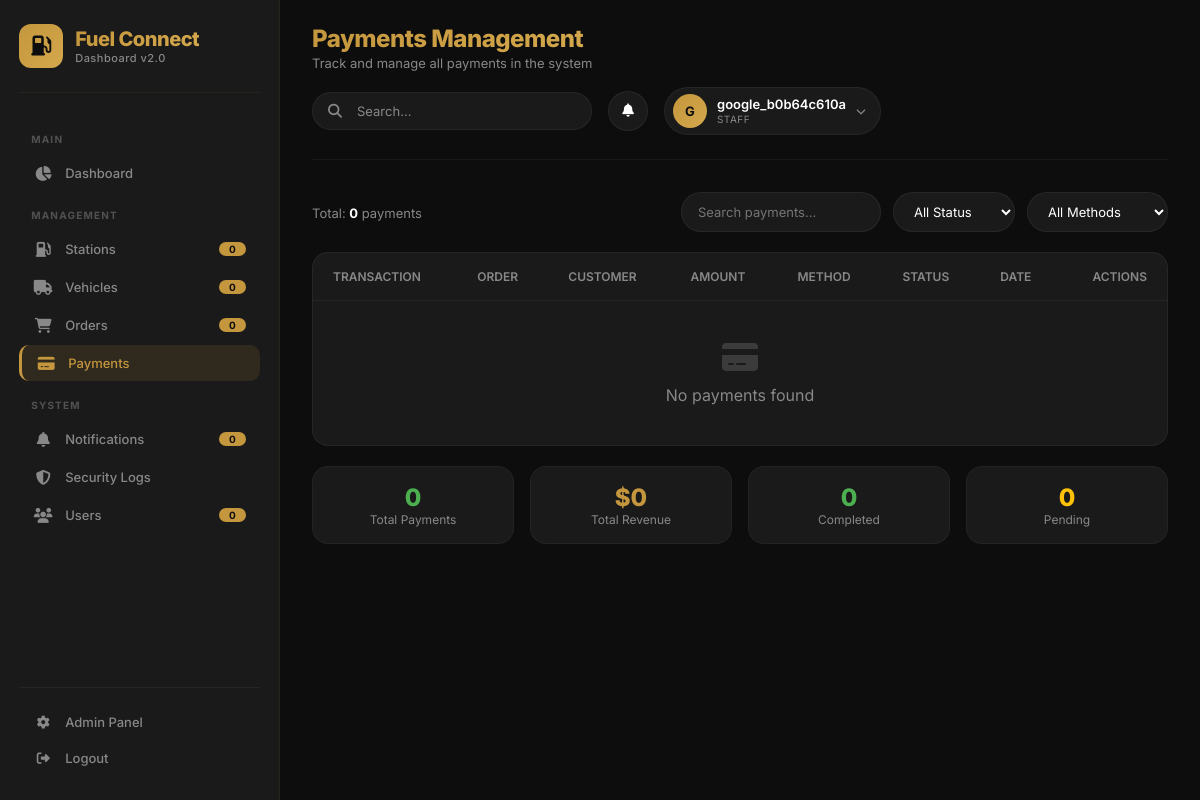
Screenshot of /dashboard/payments/ (signed in) with the database file from the repository.
### api/models.py (models this page shows, shortened)
class User(AbstractUser):
    username = None
    phone_number = models.CharField(max_length=20, unique=True)
    email = models.EmailField(unique=True)
    full_name = models.CharField(max_length=255)
    user_type = models.CharField(max_length=20, choices=[
        ('customer', 'Customer'),
        ('driver', 'Driver'),
        ('station_owner', 'Station Owner'),
        ('admin', 'Admin')
    ], default='customer')
    location = models.CharField(max_length=255, blank=True, null=True)
    referral_code = models.CharField(max_length=50, blank=True, null=True)
    is_verified = models.BooleanField(default=False)
    is_active = models.BooleanField(default=True)
    created_at = models.DateTimeField(auto_now_add=True)
    updated_at = models.DateTimeField(auto_now=True)
    last_activity = models.DateTimeField(default=timezone.now)
    vehicle_type = models.CharField(max_length=100, blank=True, null=True)
    vehicle_number = models.CharField(max_length=50, blank=True, null=True)
    license_number = models.CharField(max_length=100, blank=True, null=True)
    failed_login_attempts = models.IntegerField(default=0)
    locked_until = models.DateTimeField(null=True, blank=True)
    USERNAME_FIELD = 'phone_number'
    REQUIRED_FIELDS = ['email', 'full_name']
    objects = CustomUserManager()

### api/dashboard_views.py (the view)
# urls.py: path('payments/', dashboard_views.payment_list, name='payment_list'),
@login_required(login_url='dashboard_login')
def payment_list(request):
    payments = Payment.objects.all().order_by('-created_at')
    context = {'payments': payments, 'user': request.user}
    return render(request, 'dashboard/payments/list.html', context)

### templates/dashboard/payments/list.html (shortened to what this page needs)
{% extends 'dashboard/base.html' %}
{% load static %}
{% block page_title %}Payments Management{% endblock %}
{% block page_subtitle %}Track and manage all payments in the system{% endblock %}
{% block content %}
<div style="display: flex; justify-content: space-between; align-items: center; margin-bottom: 20px; flex-wrap: wrap; gap: 12px;">
    <div>
        <span style="color: var(--gray); font-size: 13px;">Total: <strong style="color: var(--white);">{{ payments|length }}</strong> payments</span>
    </div>
    <div style="display: flex; gap: 12px; flex-wrap: wrap;">
        <input type="text" id="searchPayments" placeholder="Search payments..." style="padding: 10px 16px; border-radius: 30px; border: 1px solid rgba(255,255,255,0.06); background: var(--dark); color: var(--white); font-family: 'Inter', sans-serif; font-size: 13px; width: 200px;">
        <select id="statusFilter" style="padding: 10px 16px; border-radius: 30px; border: 1px solid rgba(255,255,255,0.06); background: var(--dark); color: var(--white); font-family: 'Inter', sans-serif; font-size: 13px;">
            <option value="">All Status</option>
        </select>
        <select id="methodFilter" style="padding: 10px 16px; border-radius: 30px; border: 1px solid rgba(255,255,255,0.06); background: var(--dark); color: var(--white); font-family: 'Inter', sans-serif; font-size: 13px;">
            <option value="">All Methods</option>
        </select>
    </div>
</div>
<div style="background: var(--dark); border-radius: var(--radius); overflow: hidden; border: 1px solid rgba(255,255,255,0.05);">
    <div style="overflow-x: auto;">
        <table style="width: 100%; border-collapse: collapse;">
            <thead>
                <tr style="border-bottom: 1px solid rgba(255,255,255,0.05);">
                    <th style="padding: 16px 20px; text-align: left; color: #888; font-size: 12px; font-weight: 600; text-transform: uppercase;">Transaction</th>
                    <th style="padding: 16px 20px; text-align: left; color: #888; font-size: 12px; font-weight: 600; text-transform: uppercase;">Order</th>
                    <th style="padding: 16px 20px; text-align: left; color: #888; font-size: 12px; font-weight: 600; text-transform: uppercase;">Customer</th>
                    <th style="padding: 16px 20px; text-align: left; color: #888; font-size: 12px; font-weight: 600; text-transform: uppercase;">Amount</th>
                    <th style="padding: 16px 20px; text-align: left; color: #888; font-size: 12px; font-weight: 600; text-transform: uppercase;">Method</th>
                    <th style="padding: 16px 20px; text-align: left; color: #888; font-size: 12px; font-weight: 600; text-transform: uppercase;">Status</th>
                    <th style="padding: 16px 20px; text-align: left; color: #888; font-size: 12px; font-weight: 600; text-transform: uppercase;">Date</th>
                    <th style="padding: 16px 20px; text-align: right; color: #888; font-size: 12px; font-weight: 600; text-transform: uppercase;">Actions</th>
                </tr>
            </thead>
            <tbody>
                {% for payment in payments %}
                <tr style="border-bottom: 1px solid rgba(255,255,255,0.03);">
                    <td style="padding: 16px 20px;">
                        <div>
                            <div style="color: var(--white); font-size: 13px; font-weight: 600;">
                                #{{ payment.transaction_id|truncatechars:12 }}
                            </div>
                            <div style="color: #888; font-size: 11px;">{{ payment.payment_method|title }}</div>
                        </div>
                    </td>
                    <td style="padding: 16px 20px;">
                        <a href="{% url 'order_detail' payment.order.pk %}" style="color: var(--gold); text-decoration: none; font-size: 13px;">
                            #{{ payment.order.order_reference }}
                        </a>
                    </td>
                    <td style="padding: 16px 20px;">
                        <div>
                            <div style="color: var(--white); font-size: 13px;">{{ payment.user.full_name }}</div>
                            <div style="color: #888; font-size: 11px;">{{ payment.user.phone_number }}</div>
                        </div>
                    </td>
                    <td style="padding: 16px 20px;">
                        <span style="color: var(--gold); font-size: 15px; font-weight: 700;">${{ payment.amount }}</span>
                    </td>
                    <td style="padding: 16px 20px;">
                        <span style="padding: 4px 12px; border-radius: 20px; font-size: 11px; font-weight: 600;
                            background: {% if payment.payment_method == 'card' %}rgba(33,150,243,0.12); color: #2196F3;{% elif payment.payment_method == 'mobile_money' %}rgba(156,39,176,0.12); color: #9C27B0;{% elif payment.payment_method == 'bank_transfer' %}rgba(76,175,80,0.12); color: #4CAF50;{% else %}rgba(128,128,128,0.12); color: #888;{% endif %}">
                            {{ payment.get_payment_method_display|default:payment.payment_method|title }}
                        </span>
                    </td>
                    <td style="padding: 16px 20px;">
                        <span class="status-badge {{ payment.status }}" style="padding: 4px 12px; border-radius: 20px; font-size: 11px; font-weight: 600;
                            background: {% if payment.status == 'completed' %}rgba(76,175,80,0.12); color: #4CAF50;{% elif payment.status == 'pending' %}rgba(255,193,7,0.12); color: #FFC107;{% elif payment.status == 'failed' %}rgba(255,68,68,0.12); color: #FF4444;{% elif payment.status == 'refunded' %}rgba(156,39,176,0.12); color: #9C27B0;{% endif %}">
                            {{ payment.get_status_display }}
                        </span>
                    </td>
                    <td style="padding: 16px 20px; color: #888; font-size: 12px;">{{ payment.created_at|date:"M d, Y H:i" }}</td>
                    <td style="padding: 16px 20px; text-align: right;">
                        <a href="{% url 'payment_detail' payment.pk %}" style="color: var(--gold); text-decoration: none;">
                            <i class="fas fa-eye"></i>
                        </a>
                    </td>
                </tr>
                {% empty %}
                <tr>
                    <td colspan="8" style="padding: 40px 20px; text-align: center; color: #888;">
                        <i class="fas fa-credit-card" style="font-size: 32px; display: block; margin-bottom: 12px; opacity: 0.3;"></i>
                        No payments found
                    </td>
                </tr>
                {% endfor %}
            </tbody>
        </table>
    </div>
</div>
<div style="display: grid; grid-template-columns: repeat(auto-fit, minmax(200px, 1fr)); gap: 16px; margin-top: 20px;">
    <div style="background: var(--dark); border-radius: var(--radius); padding: 16px; border: 1px solid rgba(255,255,255,0.04); text-align: center;">
        <div style="color: #4CAF50; font-size: 24px; font-weight: 800;">{{ payments|length }}</div>
        <div style="color: #888; font-size: 12px;">Total Payments</div>
    </div>
    <div style="background: var(--dark); border-radius: var(--radius); padding: 16px; border: 1px solid rgba(255,255,255,0.04); text-align: center;">
        <div style="color: var(--gold); font-size: 24px; font-weight: 800;">
            ${{ payments|length }}
        </div>
        <div style="color: #888; font-size: 12px;">Total Revenue</div>
    </div>
    <div style="background: var(--dark); border-radius: var(--radius); padding: 16px; border: 1px solid rgba(255,255,255,0.04); text-align: center;">
        <div style="color: #4CAF50; font-size: 24px; font-weight: 800;">0</div>
        <div style="color: #888; font-size: 12px;">Completed</div>
    </div>
    <div style="background: var(--dark); border-radius: var(--radius); padding: 16px; border: 1px solid rgba(255,255,255,0.04); text-align: center;">
        <div style="color: #FFC107; font-size: 24px; font-weight: 800;">0</div>
        <div style="color: #888; font-size: 12px;">Pending</div>
    </div>
</div>
{% endblock %}

### templates/dashboard/base.html (shortened to what this page needs)
<!DOCTYPE html>
<html lang="en">
<head>
    <link rel="stylesheet" href="https://cdnjs.cloudflare.com/ajax/libs/font-awesome/6.5.1/css/all.min.css">
</head>
<body>
    <nav class="sidebar" id="sidebar">
        <div class="sidebar-brand">
            <div class="brand-icon"><i class="fas fa-gas-pump"></i></div>
            <div>
                <h2>Fuel Connect</h2>
                <span>Dashboard v2.0</span>
            </div>
        </div>
        <ul class="sidebar-menu">
            <li class="menu-label">Main</li>
            <li><a href="{% url 'dashboard_index' %}" class="{% if request.resolver_match.url_name == 'dashboard_index' %}active{% endif %}">
                <i class="fas fa-chart-pie"></i> Dashboard
            </a></li>
            <li class="menu-label">Management</li>
            <li><a href="{% url 'station_list' %}" class="{% if 'station' in request.path %}active{% endif %}">
                <i class="fas fa-gas-pump"></i> Stations
                <span class="badge">{{ station_count|default:0 }}</span>
            </a></li>
            <li><a href="{% url 'vehicle_list' %}" class="{% if 'vehicle' in request.path %}active{% endif %}">
                <i class="fas fa-truck"></i> Vehicles
                <span class="badge">{{ total_vehicles|default:0 }}</span>
            </a></li>
            <li><a href="{% url 'order_list' %}" class="{% if 'order' in request.path %}active{% endif %}">
                <i class="fas fa-shopping-cart"></i> Orders
                <span class="badge">{{ pending_orders|default:0 }}</span>
            </a></li>
            <li><a href="{% url 'payment_list' %}" class="{% if 'payment' in request.path %}active{% endif %}">
                <i class="fas fa-credit-card"></i> Payments
            </a></li>
            <li class="menu-label">System</li>
            <li><a href="{% url 'notification_list' %}" class="{% if 'notification' in request.path %}active{% endif %}">
                <i class="fas fa-bell"></i> Notifications
                <span class="badge">{{ unread_notifications|default:0 }}</span>
            </a></li>
            <li><a href="{% url 'security_logs' %}" class="{% if 'security' in request.path %}active{% endif %}">
                <i class="fas fa-shield-alt"></i> Security Logs
            </a></li>
            <li><a href="{% url 'user_list' %}" class="{% if 'user' in request.path %}active{% endif %}">
                <i class="fas fa-users"></i> Users
                <span class="badge">{{ total_users|default:0 }}</span>
            </a></li>
        </ul>
        <div class="sidebar-footer">
            <a href="/admin/">
                <i class="fas fa-cog"></i> Admin Panel
            </a>
            <a href="{% url 'dashboard_logout' %}">
                <i class="fas fa-sign-out-alt"></i> Logout
            </a>
        </div>
    </nav>
    <div class="main-content">
        <div class="top-bar">
            <div class="top-bar-left">
                <div>
                    <h1>{% block page_title %}Dashboard{% endblock %}</h1>
                    <p>{% block page_subtitle %}Real-time tracking of Fuel Connect activities{% endblock %}</p>
                </div>
            </div>
            <div class="top-bar-right">
                <div class="search-box">
                    <i class="fas fa-search"></i>
                    <input type="text" placeholder="Search...">
                </div>
                <button class="icon-btn" onclick="window.location.href='{% url 'notification_list' %}'">
                    <i class="fas fa-bell"></i>
                </button>
                <div class="user-profile">
                    <div class="avatar">{{ user.get_full_name|default:user.phone_number|first|upper }}</div>
                    <div class="user-info">
                        <div class="name">{{ user.get_full_name|default:user.phone_number }}</div>
                        <div class="role">{{ user.is_superuser|yesno:"Admin,Staff" }}</div>
                    </div>
                    <i class="fas fa-chevron-down" style="color: var(--gray); font-size: 10px;"></i>
                </div>
            </div>
        </div>
        {% block content %}
        {% endblock %}
    </div>
</body>
</html>

### rows the page displays
User: get_full_name|first "G", get_full_name "google_b0b64c610a", is_superuser "STAFF"

### other values shown
{{ station_count|default:0 }} "0"
{{ total_vehicles|default:0 }} "0"
{{ pending_orders|default:0 }} "0"
{{ unread_notifications|default:0 }} "0"
{{ total_users|default:0 }} "0"
{{ payments|length }} "0"
